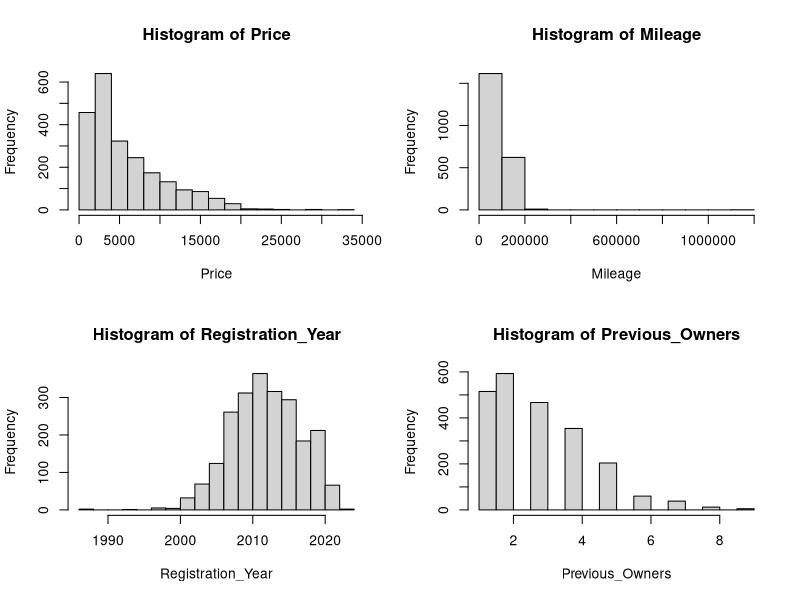
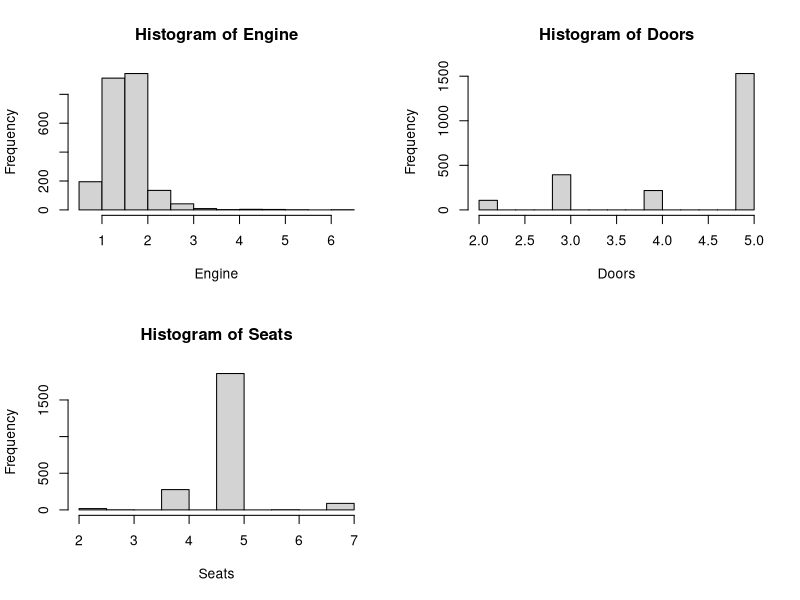
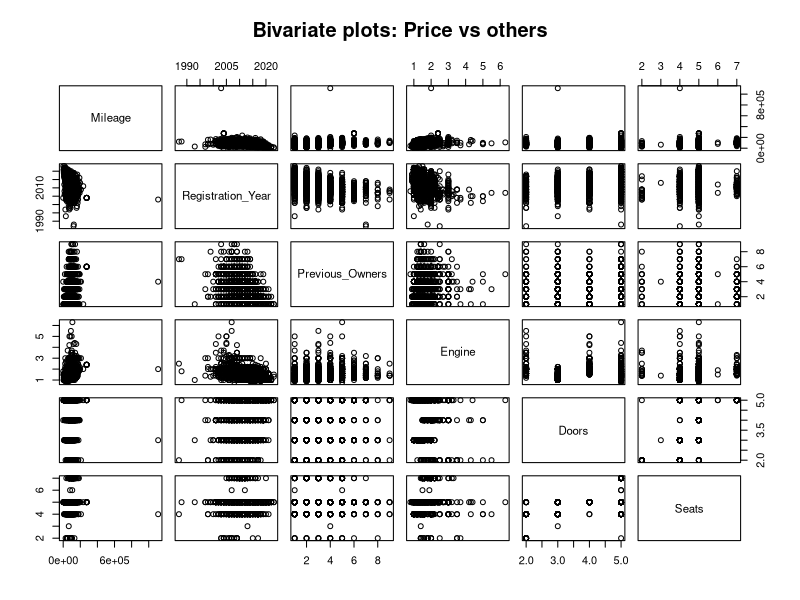

The R script that drew these images, in order:
## ---- chunk 1
raw_data = read.csv("used_cars_UK.csv", fileEncoding = "UTF-8")
head(raw_data)
## ---- chunk 2
data = raw_data[, c("Price", "Mileage.miles.", "Registration_Year", "Previous.Owners", "Body.type", "Engine", "Doors", "Seats")]
data$Engine = as.numeric(gsub("L", "", raw_data$Engine))
colnames(data)[colnames(data) == "Mileage.miles."] = "Mileage"
colnames(data)[colnames(data) == "Previous.Owners"] = "Previous_Owners"
colnames(data)[colnames(data) == "Body.type"] = "Body_Type"
data = na.omit(data)
head(data)
## ---- chunk 3
summary(data)
## ---- chunk 4
par(mfrow = c(2, 2)) 
for (col in names(data)) {
  if (is.numeric(data[[col]])) {
    hist(data[[col]], main = paste("Histogram of", col), xlab= col)
  }
}
## ---- chunk 5
columns_to_plot = names(data)[!(names(data) %in% c("Price", "Body_Type"))]
pairs(data[, columns_to_plot], main = "Bivariate plots: Price vs others")
## ---- chunk 6
full_model = lm(Price~ . - Body_Type, data)
summary(full_model)
